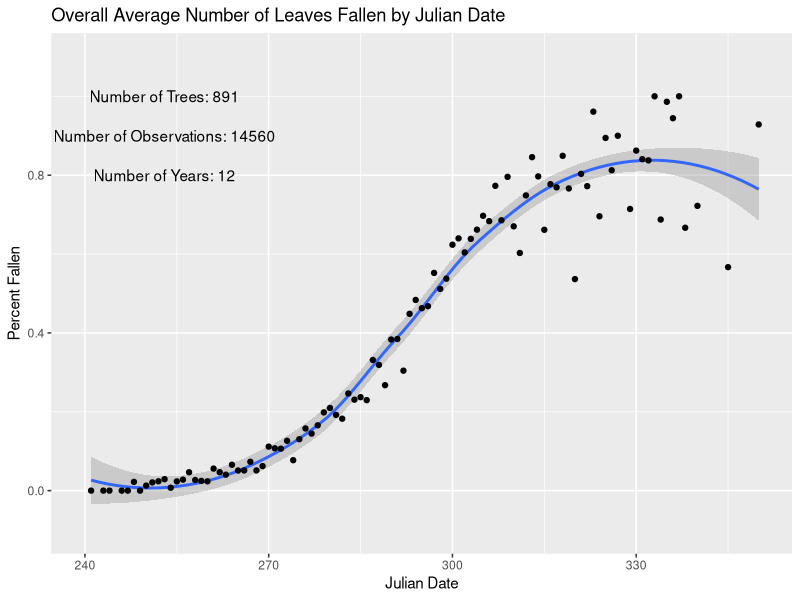
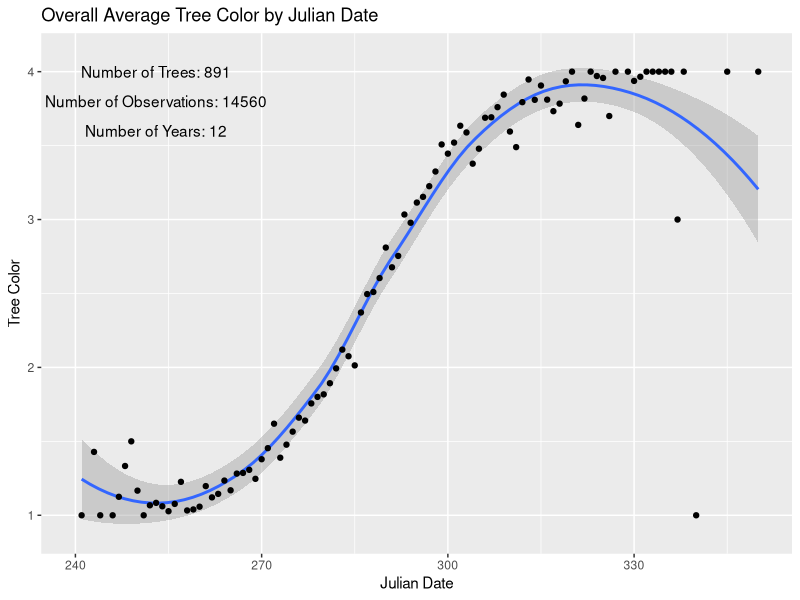
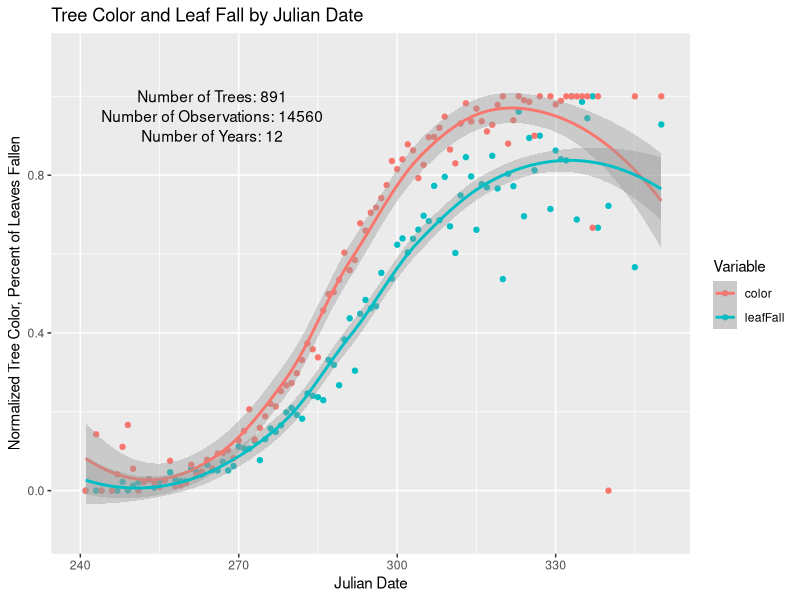
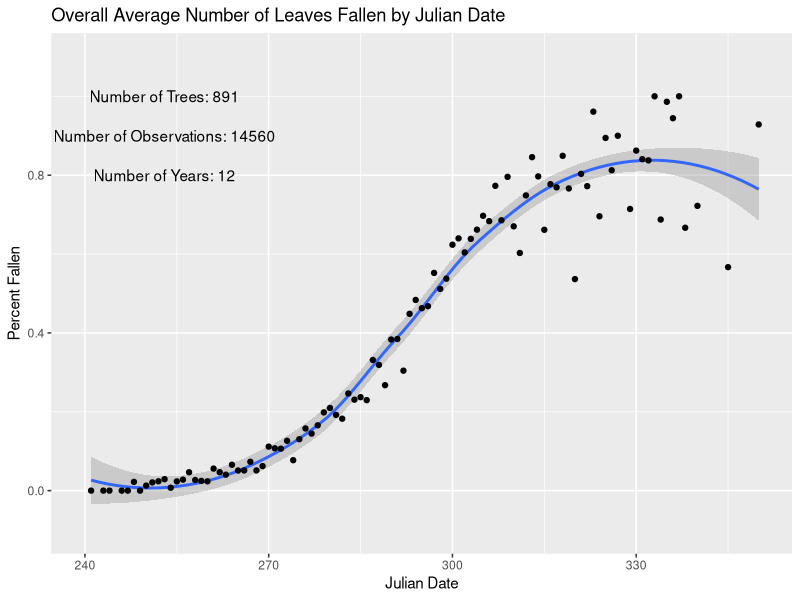
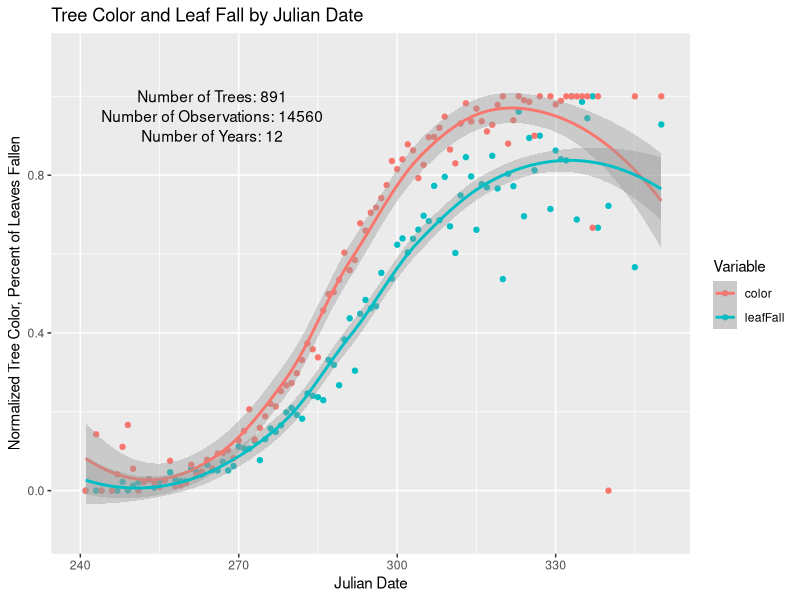

R code for these plots, in order: (Note: this script raises an error after producing the figures.)
# HARVARD FOREST SCHOOLYARD ECOLOGY DATA ANALYSIS
# Data taken winter 2015-16 from http://harvardforest2.fas.harvard.edu/asp/hf/php/k12/k12_data.php
# Code by Nate Edelman

# Each data section (eg Fall Phenology Data) is self-contained. 
# Environmental variables should be cleared when switching from one section to the next to avoid 
#    mistakes due to re-used variable names

# Questions: are trees/pools/streams consistent across years within each teacher? school? 

#######################################################

#uncomment install lines if packages not yet installed
install.packages("ggplot2")
install.packages("reshape2")
library("ggplot2")
library("reshape2")

############################################
###### Fall Phenology Data ############
############################################

################### Formatting ########################

#read in the fall phenology data
fallPheno=read.csv("../fall_phenology.csv")

#read in the species code info
speciesCodes=read.csv("../species_codes.csv")

#give a unique identifier to each tree
fallPheno$schoolNum=as.numeric(as.factor(fallPheno$School.Code))
fallPheno$uniqTreeID=(fallPheno$schoolNum*100 + fallPheno$Tree.ID)

#Get year as an identifier
fallPheno$Date=as.Date(fallPheno$Date)
fallPheno$Year=format(fallPheno$Date, "%Y")

#associate the tres with species
vec <- c()
for (i in seq(1,length(fallPheno$Species.Code))){
  tryCatch(vec[i] <- (which(speciesCodes$Species.Code==as.character(fallPheno$Species.Code[i]))), 
           error=function(e){vec[i] <- 89})
  }

#Assign Scientific names to each tree
SciNames = as.character(speciesCodes[vec,3])
splitNames=strsplit(SciNames, " ")
genusVec = c()
speciesVec=c()
for(i in seq(1,length(splitNames))){
  genusVec[i]=splitNames[i][[1]][1]
  speciesVec[i]=splitNames[i][[1]][2]
}
fallPheno$genus = genusVec
fallPheno$species = speciesVec
fallPheno$Tree.Color=as.numeric(as.character(fallPheno$Tree.Color))

#Get Fallen leaves as a percentage of total leaves
fallPheno$pctFallen=fallPheno$Fallen.Leaves/fallPheno$Total.Leaves

############# GRAPHING ######################

####################General Graphing Functions and preparation#############################################

graphingFrame=data.frame(julDate=fallPheno$Julian, pctFallen=fallPheno$pctFallen, leafColor=fallPheno$Tree.Color, genus=fallPheno$genus, species=fallPheno$species, year=fallPheno$Year)
attach(graphingFrame)
sorted=graphingFrame[order(julDate),]
allDates=unique(sorted$julDate)

overallStatFrame=fallPheno[order(fallPheno$uniqTreeID),]
numTrees=length(unique(overallStatFrame$uniqTreeID))
numObs=length(overallStatFrame$uniqTreeID)
numYears=length(unique(overallStatFrame$Year))

overviewInfo <- function(data, column, allDates){
  allAverages=c()
  for (date in allDates){
    allVals=subset(data, julDate==date)[column][[1]]
    avg=mean(allVals, na.rm=TRUE)
    allAverages=c(allAverages,avg)
  }
  return(allAverages)
}

######################fallen leaves as percent of total leaves, by Julian date,##############################

correctlyDone=subset(sorted, pctFallen <=1)

fallenAverages=overviewInfo(correctlyDone,"pctFallen",allDates)
overallAvgFallen=data.frame(julDate=allDates, values=fallenAverages)

#Smoothed Line
graph1=ggplot() +
  stat_smooth(data=overallAvgFallen, aes(x=julDate, y=values)) +
  geom_point(data=overallAvgFallen, aes(x=julDate, y=values)) +
  scale_y_continuous(limits=c(-.1, 1.1)) +
  scale_x_continuous(limits=c(240, 350)) +
  annotate("text", x = 253, y = 1.0, label = paste0("Number of Trees: ", numTrees)) +
  annotate("text", x = 253, y = 0.9, label = paste0("Number of Observations: ",numObs))+
  annotate("text", x = 253, y = 0.8, label = paste0("Number of Years: ",numYears))+
  labs(title="Overall Average Number of Leaves Fallen by Julian Date", x ="Julian Date", y="Percent Fallen")
ggsave(graph1, filename = "leafFallOverall.png")
graph1

####################### Tree Color as percent of total leaves, by Julian Date ----

sorted$leafColor=as.numeric(as.character(sorted$leafColor))
colorAverages=overviewInfo(sorted,"leafColor",allDates)
overallAvgColor=data.frame(julDate=allDates, values=colorAverages)

graph2=ggplot() +
  stat_smooth(data=overallAvgColor, aes(x=julDate, y=values)) +
  geom_point(data=overallAvgColor, aes(x=julDate, y=values)) +
  scale_y_continuous(limits=c(0.9, 4.1)) +
  scale_x_continuous(limits=c(240, 350)) +
  annotate("text", x = 253, y = 4.0, label = paste0("Number of Trees: ", numTrees)) +
  annotate("text", x = 253, y = 3.8, label = paste0("Number of Observations: ",numObs))+
  annotate("text", x = 253, y = 3.6, label = paste0("Number of Years: ",numYears))+
  labs(title="Overall Average Tree Color by Julian Date", x ="Julian Date", y="Tree Color")
#ggsave(graph1, filename = "treeColorOverall.png")
graph2

######################## Tree Color and Leaf fall Combined ###################


combiDate=rep(allDates,2)

fallenAverages=overviewInfo(sorted,"pctFallen",allDates)
colorAverages=overviewInfo(sorted,"leafColor",allDates)
reScaledColors=(colorAverages-1)/3
combiValue=c(fallenAverages,reScaledColors)

combiVariable=c(rep("leafFall", length(allDates)), rep("color", length(allDates)))

combinedFrame=data.frame(combiDate,combiValue,combiVariable)
usable=subset(combinedFrame, combiValue<2)

graph1 <- ggplot() + 
  geom_point(data=usable, aes(x=combiDate, y=combiValue, colour=combiVariable)) + 
  stat_smooth(data=usable, formula=y~x, aes(x=combiDate, y=combiValue, colour=combiVariable)) + 
  scale_y_continuous(limits=c(-.1, 1.1)) +
  scale_x_continuous(limits=c(240, 350)) +
  annotate("text", x = 265, y = 1.0, label = paste0("Number of Trees: ", numTrees)) +
  annotate("text", x = 265, y = 0.95, label = paste0("Number of Observations: ",numObs)) +
  annotate("text", x = 265, y = 0.9, label = paste0("Number of Years: ",numYears)) +
  labs(title="Tree Color and Leaf Fall by Julian Date", x="Julian Date", y="Normalized Tree Color, Percent of Leaves Fallen", colour="Variable")
ggsave(graph1,filename="combinedOverall.png")
graph1

######################By Genus Graphing Functions and preparation#############################################

byGenera=graphingFrame[order(graphingFrame$genus),]
allGenera=unique(as.character(byGenera$genus))

#Get info on the amount of data we have on each genus
genusInfoFrame=data.frame(Genus=c("numTrees", "numObs", "numYears"))
for (i in 1:length(allGenera)){
  thisFrame=subset(fallPheno, fallPheno$genus==allGenera[i])
  uniques=unique(thisFrame$uniqTreeID)
  numTrees=length(uniques)
  numObs=nrow(thisFrame)
  numYears=length(unique(thisFrame$Year))
  genusInfoFrame[allGenera[i]] <- c(numTrees,numObs, numYears)
}

#set up data frame
byGenusFrame=data.frame(Date=allDates)
for (i in 1:length(allGenera)){
  byGenusFrame[i+1] <- rep(0,length(allDates))
}
colnames(byGenusFrame) <- c("Date", allGenera)


f <- function(index,genusList, dateList, column){
  allVals=subset(sorted, genus==genusList[index])
  thisGenus=c()
  for (date in dateList){
    thisDate=subset(allVals, julDate==date)[column][[1]]
    avg=mean(thisDate, na.rm=TRUE)
    thisGenus=c(thisGenus,avg)
  }
  return (thisGenus)
}

######################fallen leaves as percent of total leaves, by Julian date, by Genus######################

correctlyDone=subset(sorted, pctFallen <=1)

for (i in 1:length(allGenera)){
  byGenusFrame[i+1] <- f(i,allGenera,allDates, "pctFallen")
}

#plot each species on its own graph

p <- function(x){
  nm=names(x)
  for (i in 2:length(nm)){
    plots <- ggplot(data=x, aes(x=Date)) + aes_string(y = nm[i]) + geom_point() + stat_smooth()+
      scale_y_continuous(limits=c(-.1, 1.1)) +
      scale_x_continuous(limits=c(240, 350)) +
      annotate("text", x = 253, y = 1.0, label = paste0("Number of Trees: ", genusInfoFrame[1,i])) +
      annotate("text", x = 253, y = 0.9, label = paste0("Number of Observations: ",genusInfoFrame[2,i])) +
      annotate("text", x = 253, y = 0.8, label = paste0("Number of Years: ",genusInfoFrame[3,i])) +
      labs(title=paste0("Average Number of Leaves Fallen by Julian Date, ", nm[i]), x="Julian Date", y="Percent Fallen")
    ggsave(plots,filename=paste("leafFall",nm[i],".png",sep=""))
  }
}
p(byGenusFrame)

#Plot all the species on one graph (big mess!)
#data_long <- melt(byGenusFrame, id="Date")

######################Tree color by Julian Date

graph1=ggplot() +
  stat_smooth(data=overallAvgColor, aes(x=julDate, y=values)) +
  geom_point(data=overallAvgColor, aes(x=julDate, y=values)) +
  scale_y_continuous(limits=c(0.9, 4.1)) +
  scale_x_continuous(limits=c(240, 350)) +
  annotate("text", x = 253, y = 4.0, label = paste0("Number of Trees: ", numTrees)) +
  annotate("text", x = 253, y = 3.7, label = paste0("Number of Observations: ",numObs))+
  labs(title="Overall Average Tree Color by Julian Date", x ="Julian Date", y="Percent Fallen")+
  stat_smooth(data=overallAvgFallen, aes(x=julDate, y=values*3+1, colour="red"))
graph1

###################### tree color as percent of total leaves, by Julian date, by Genus########################

for (i in 1:length(allGenera)){
  byGenusFrame[i+1] <- f(i,allGenera,allDates, "leafColor")
}

#plot each species on its own graph

p <- function(x){
  nm=names(x)
  for (i in 2:length(nm)){
    plots <- ggplot(data=x, aes(x=Date)) + aes_string(y = nm[i]) + geom_point() + stat_smooth()+
      scale_y_continuous(limits=c(0.9, 4.1)) +
      scale_x_continuous(limits=c(240, 350)) +
      annotate("text", x = 253, y = 4.0, label = paste0("Number of Trees: ", genusInfoFrame[1,i])) +
      annotate("text", x = 253, y = 3.8, label = paste0("Number of Observations: ",genusInfoFrame[2,i])) +
      annotate("text", x = 253, y = 3.6, label = paste0("Number of Years: ",genusInfoFrame[3,i])) +
      labs(title=paste0("Average Tree Color Score by Julian Date, ", nm[i]), x="Julian Date", y="Tree Color")
    ggsave(plots,filename=paste("treeColor",nm[i],".png",sep=""))
  }
}
p(byGenusFrame)

######################Tree Color and Leaf Fall Combined by Genus ###########################

#Set up tree color data frame
byGenusColor=data.frame(Date=allDates)
for (i in 1:length(allGenera)){
  byGenusColor[i+1] <- rep(0,length(allDates))
}
colnames(byGenusColor) <- c("Date", allGenera)

for (i in 1:length(allGenera)){
  byGenusColor[i+1] <- f(i,allGenera,allDates, "leafColor")
}

#Set up leaf fall data frame
byGenusLeafFall=data.frame(Date=allDates)
for (i in 1:length(allGenera)){
  byGenusLeafFall[i+1] <- rep(0,length(allDates))
}
colnames(byGenusLeafFall) <- c("Date", allGenera)

for (i in 1:length(allGenera)){
  byGenusLeafFall[i+1] <- f(i,allGenera,allDates, "pctFallen")
}

#Graph them together
p <- function(x,y){
  nm=names(x)
  for (i in 2:length(nm)){
    normalizedColor=(x[nm[i]][[1]]-1)/3
    leafFallData=y[nm[i]][[1]]
    thisFrame=data.frame(Date=rep(x$Date , 2), value=c(normalizedColor,leafFallData), variable=c(rep("Color",length(x$Date)),rep("leafFall",length(x$Date))))
    usable=subset(thisFrame, value<5)
    plots <- ggplot() + 
      geom_point(data=usable, aes(x=Date, y=value, colour=variable)) + 
      stat_smooth(data=usable, aes(x=Date, y=value, colour=variable)) + 
      scale_y_continuous(limits=c(-0.1, 1.1)) +
      scale_x_continuous(limits=c(240, 350)) +
      annotate("text", x = 253, y = 1.1, label = paste0("Number of Trees: ", genusInfoFrame[1,i])) +
      annotate("text", x = 253, y = 1.05, label = paste0("Number of Observations: ",genusInfoFrame[2,i])) +
      annotate("text", x = 253, y = 1.0, label = paste0("Number of Years: ",genusInfoFrame[3,i])) +
      labs(title=paste0("Average Tree Color and Leaf Fall by Julian Date, ", nm[i]), x="Julian Date", y="Normalized Tree Color Score, Percent of Leaves Fallen")
    ggsave(plots,filename=paste("combined",nm[i],".png",sep=""))
  }
}
p(byGenusColor, byGenusLeafFall)



############################################
###### Spring Phenology Data ############
############################################

################### Formatting ########################

#read in the spring phenology data
springPheno=read.csv("../spring_phenology.csv")

#read in the species code info
speciesCodes=read.csv("../species_codes.csv")

#give a unique identifier to each tree
springPheno$schoolNum=as.numeric(as.factor(springPheno$School.Code))
springPheno$uniqTreeID=(springPheno$schoolNum*100 + springPheno$Tree.ID)
springPheno$Date=as.Date(springPheno$Date)
springPheno$Year=format(springPheno$Date, "%Y")

#associate the trees with species
vec <- c()
for (i in seq(1,length(springPheno$Species.Code))){
  tryCatch(vec[i] <- (which(speciesCodes$Species.Code==as.character(springPheno$Species.Code[i]))), 
           error=function(e){vec[i] <- 89})
}

#Assign Scientific names to each tree
SciNames = as.character(speciesCodes[vec,3])
splitNames=strsplit(SciNames, " ")
genusVec = c()
speciesVec=c()
for(i in seq(1,length(splitNames))){
  genusVec[i]=splitNames[i][[1]][1]
  speciesVec[i]=splitNames[i][[1]][2]
}
springPheno$genus = genusVec
springPheno$species = speciesVec

#Get Open Buds as a percentage of total buds
springPheno$pctOpen=springPheno$Open.Buds/springPheno$Total.Buds

############# GRAPHING ######################

####################General Graphing Functions and preparation#############################################
graphingFrame=data.frame(julDate=springPheno$Julian, pctOpen=springPheno$pctOpen, leafLength=springPheno$Leaf.Length..cm., genus=springPheno$genus, species=springPheno$species, year=springPheno$Year)
attach(graphingFrame)
sorted=graphingFrame[order(julDate),]
allDates=unique(sorted$julDate)

overallStatFrame=springPheno[order(springPheno$uniqTreeID),]
numTrees=length(unique(overallStatFrame$uniqTreeID))
numObs=length(overallStatFrame$uniqTreeID)
numYears=length(unique(overallStatFrame$Year))

overviewInfo <- function(data, column, allDates){
  allAverages=c()
  for (date in allDates){
    allVals=subset(data, julDate==date)[column][[1]]
    avg=mean(allVals, na.rm=TRUE)
    allAverages=c(allAverages,avg)
  }
  return(allAverages)
}

###################### Open buds as percent of total buds, by Julian date,##############################

correctlyDone=subset(sorted, pctOpen <=1)

OpenAverages=overviewInfo(correctlyDone,"pctOpen",allDates)
overallAvgOpen=data.frame(julDate=allDates, values=OpenAverages)

#Smoothed Line
graph1=ggplot() +
  stat_smooth(data=overallAvgOpen, aes(x=julDate, y=values)) +
  geom_point(data=overallAvgOpen, aes(x=julDate, y=values)) +
  scale_y_continuous(limits=c(-.1, 1.1)) +
  scale_x_continuous(limits=c(75, 170)) +
  annotate("text", x = 90, y = 1.1, label = paste0("Number of Trees: ", numTrees)) +
  annotate("text", x = 90, y = 1.05, label = paste0("Number of Observations: ",numObs))+
  annotate("text", x = 90, y = 1, label = paste0("Number of Years: ",numYears))+
  labs(title="Overall Average Percent of Buds Open by Julian Date", x ="Julian Date", y="Percent Open")
ggsave(graph1, filename = "budOpenOverall.png")
graph1

###################### Leaf length by Julian Date ############################

leafAverages=overviewInfo(sorted,"leafLength",allDates)
overallAvgLength=data.frame(julDate=allDates, values=leafAverages)

graph2=ggplot() +
  stat_smooth(data=overallAvgLength, aes(x=julDate, y=values)) +
  geom_point(data=overallAvgLength, aes(x=julDate, y=values)) +
  #scale_y_continuous(limits=c(0.9, 4.1)) +
  scale_x_continuous(limits=c(75, 170)) +
  annotate("text", x = 90, y = 15, label = paste0("Number of Trees: ", numTrees)) +
  annotate("text", x = 90, y = 14, label = paste0("Number of Observations: ",numObs))+
  annotate("text", x = 90, y = 13, label = paste0("Number of Years: ",numYears))+
  labs(title="Overall Average Leaf Length by Julian Date", x ="Julian Date", y="Tree Color")
ggsave(graph2, filename = "leafLengthOverall.png")
graph2

######################## Open buds and leaf length Combined ###################


combiDate=rep(allDates,2)

openAverages=overviewInfo(sorted,"pctOpen",allDates)
lengthAverages=overviewInfo(sorted,"leafLength",allDates)
reScaledLengths=lengthAverages/max(lengthAverages, na.rm=TRUE)
combiValue=c(openAverages,reScaledLengths)

combiVariable=c(rep("budOpen", length(allDates)), rep("leafLength", length(allDates)))

combinedFrame=data.frame(combiDate,combiValue,combiVariable)
usable=subset(combinedFrame, combiValue<2)

graph1 <- ggplot() + 
  geom_point(data=usable, aes(x=combiDate, y=combiValue, colour=combiVariable)) + 
  stat_smooth(data=usable, aes(x=combiDate, y=combiValue, colour=combiVariable)) + 
  scale_y_continuous(limits=c(-.1, 1.1)) +
  scale_x_continuous(limits=c(75, 170)) +
  annotate("text", x = 90, y = 1.1, label = paste0("Number of Trees: ", numTrees)) +
  annotate("text", x = 90, y = 1.05, label = paste0("Number of Observations: ",numObs))+
  annotate("text", x = 90, y = 1, label = paste0("Number of Years: ",numYears))+
  labs(title="Bud Open and Leaf Length by Julian Date", x="Julian Date", y="Normalized Leaf Length, Percent of Buds Open", colour="Variable")
ggsave(graph1,filename="combinedSpringOverall.png")
graph1

######################By Genus Graphing Functions and preparation#############################################

byGenera=graphingFrame[order(graphingFrame$genus),]
allGenera=unique(as.character(byGenera$genus))

#Get info on the amount of data we have on each genus
genusInfoFrame=data.frame(Genus=c("numTrees", "numObs", "numYears"))
for (i in 1:length(allGenera)){
  thisFrame=subset(springPheno, springPheno$genus==allGenera[i])
  uniques=unique(thisFrame$uniqTreeID)
  numTrees=length(uniques)
  numObs=nrow(thisFrame)
  numYears=length(unique(thisFrame$Year))
  genusInfoFrame[allGenera[i]] <- c(numTrees,numObs, numYears)
}

#set up data frame
byGenusFrame=data.frame(Date=allDates)
for (i in 1:length(allGenera)){
  byGenusFrame[i+1] <- rep(0,length(allDates))
}
colnames(byGenusFrame) <- c("Date", allGenera)


f <- function(index,genusList, dateList, column){
  allVals=subset(sorted, genus==genusList[index])
  thisGenus=c()
  for (date in dateList){
    thisDate=subset(allVals, julDate==date)[column][[1]]
    avg=mean(thisDate, na.rm=TRUE)
    thisGenus=c(thisGenus,avg)
  }
  return (thisGenus)
}

###################### Open buds as percent of total buds, by Julian date, by Genus##############################

correctlyDone=subset(sorted, pctOpen<=1)

for (i in 1:length(allGenera)){
  byGenusFrame[i+1] <- f(i,allGenera,allDates, "pctOpen")
}

#plot each species on its own graph

p <- function(x){
  nm=names(x)
  for (i in 2:length(nm)){
    plots <- ggplot(data=x, aes(x=Date)) + aes_string(y = nm[i]) + geom_point() + stat_smooth()+
      scale_y_continuous(limits=c(-.1, 1.1)) +
      scale_x_continuous(limits=c(75, 170)) +
      annotate("text", x = 85, y = 1.1, label = paste0("Number of Trees: ", genusInfoFrame[1,i])) +
      annotate("text", x = 85, y = 1.05, label = paste0("Number of Observations: ",genusInfoFrame[2,i])) +
      annotate("text", x = 85, y = 1.0, label = paste0("Number of Years: ",genusInfoFrame[3,i])) +
      labs(title=paste0("Average Number of Buds Open by Julian Date, ", nm[i]), x="Julian Date", y="Percent Fallen")
    ggsave(plots,filename=paste("budOpen",nm[i],".png",sep=""))
  }
}
p(byGenusFrame)

###################### Leaf Length by Julian date, by Genus ##############################


#Absolute Length in mm

for (i in 1:length(allGenera)){
  byGenusFrame[i+1] <- f(i,allGenera,allDates, "leafLength")
}

#plot each species on its own graph

p <- function(x){
  nm=names(x)
  for (i in 2:length(nm)){
    maxVal=max(x[nm[i]][[1]], na.rm=TRUE)
    plots <- ggplot(data=x, aes(x=Date)) + aes_string(y = nm[i]) + geom_point() + stat_smooth()+
      scale_y_continuous(limits=c(-.1, maxVal)) +
      scale_x_continuous(limits=c(75, 170)) +
      annotate("text", x = 85, y = maxVal, label = paste0("Number of Trees: ", genusInfoFrame[1,i])) +
      annotate("text", x = 85, y = maxVal-0.75, label = paste0("Number of Observations: ",genusInfoFrame[2,i])) +
      annotate("text", x = 85, y = maxVal-1.5, label = paste0("Number of Years: ",genusInfoFrame[3,i])) +
      labs(title=paste0("Average Leaf Length by Julian Date, ", nm[i]), x="Julian Date", y="Leaf Length (mm)")
    ggsave(plots,filename=paste("leafLength",nm[i],".png",sep=""))
  }
}
p(byGenusFrame)


#Normalized Length

for (i in 1:length(allGenera)){
  byGenusFrame[i+1] <- f(i,allGenera,allDates, "leafLength")
  byGenusFrame[i+1] <- byGenusFrame[i+1]/max(byGenusFrame[i+1],na.rm=TRUE)
}
p <- function(x){
  nm=names(x)
  for (i in 2:length(nm)){
    plots <- ggplot(data=x, aes(x=Date)) + aes_string(y = nm[i]) + geom_point() + stat_smooth()+
      scale_y_continuous(limits=c(-.1, 1.1)) +
      scale_x_continuous(limits=c(75, 170)) +
      annotate("text", x = 85, y = 1.1, label = paste0("Number of Trees: ", genusInfoFrame[1,i])) +
      annotate("text", x = 85, y = 1.05, label = paste0("Number of Observations: ",genusInfoFrame[2,i])) +
      annotate("text", x = 85, y = 1.0, label = paste0("Number of Years: ",genusInfoFrame[3,i])) +
      labs(title=paste0("Average Leaf Length by Julian Date, ", nm[i]), x="Julian Date", y="Leaf Length (normalized)")
    ggsave(plots,filename=paste("leafLengthNormalized",nm[i],".png",sep=""))
  }
}
p(byGenusFrame)

###################### Open buds and leaf length combined, by Genus ###########################

#Set up tree color data frame
byGenusBuds=data.frame(Date=allDates)
for (i in 1:length(allGenera)){
  byGenusBuds[i+1] <- rep(0,length(allDates))
}
colnames(byGenusBuds) <- c("Date", allGenera)

for (i in 1:length(allGenera)){
  byGenusBuds[i+1] <- f(i,allGenera,allDates, "pctOpen")
}

#Set up leaf length data frame
byGenusLeafLength=data.frame(Date=allDates)
for (i in 1:length(allGenera)){
  byGenusLeafLength[i+1] <- rep(0,length(allDates))
}
colnames(byGenusLeafLength) <- c("Date", allGenera)

for (i in 1:length(allGenera)){
  byGenusLeafLength[i+1] <- f(i,allGenera,allDates, "leafLength")
  byGenusLeafLength[i+1] <- byGenusLeafLength[i+1]/max(byGenusLeafLength[i+1],na.rm=TRUE)
}
#Graph them together
p <- function(x,y){
  nm=names(x)
  for (i in 2:length(nm)){
    normalizedLength=x[nm[i]][[1]]
    budOpenData=y[nm[i]][[1]]
    thisFrame=data.frame(Date=rep(x$Date , 2), value=c(normalizedLength,budOpenData), variable=c(rep("Leaf Length",length(x$Date)),rep("Buds Open",length(x$Date))))
    usable=subset(thisFrame, value<5)
    plots <- ggplot() + 
      geom_point(data=usable, aes(x=Date, y=value, colour=variable)) + 
      stat_smooth(data=usable, aes(x=Date, y=value, colour=variable)) + 
      scale_y_continuous(limits=c(-0.1, 1.1)) +
      scale_x_continuous(limits=c(75, 170)) +
      annotate("text", x = 85, y = 1.1, label = paste0("Number of Trees: ", genusInfoFrame[1,i])) +
      annotate("text", x = 85, y = 1.05, label = paste0("Number of Observations: ",genusInfoFrame[2,i])) +
      annotate("text", x = 85, y = 1.0, label = paste0("Number of Years: ",genusInfoFrame[3,i])) +
      labs(title=paste0("Average Leaf Length and Open Buds by Julian Date, ", nm[i]), x="Julian Date", y="Normalized Leaf Length, Percent of Buds Open")
    ggsave(plots,filename=paste("combinedSpring",nm[i],".png",sep=""))
  }
}
p(byGenusLeafLength, byGenusBuds)



############################################
###### Hemlock Wooly Adelgid Data ##########
############################################

##############FORMATTING###################

#read in the wooly adelgid data
hemWA=read.csv("../hemlock_wooly_adelgid.csv")


#give a unique identifier to each tree
hemWA$schoolNum=as.numeric(as.factor(hemWA$School.Code))
hemWA$uniqTreeID=(hemWA$schoolNum*100 + hemWA$Tree.ID)
hemWA$Date=as.Date(hemWA$Date)
hemWA$Year=format(hemWA$Date, "%Y")

####################General Graphing Functions and preparation#############################################
graphingFrame=data.frame(date=hemWA$Date, health=hemWA$Health,wool=hemWA$Wool, eggs=hemWA$Eggs, growth=hemWA$Growth..cm., tree=hemWA$uniqTreeID, year=hemWA$Year)
attach(graphingFrame)
sorted=graphingFrame[order(date),]
allDates=unique(sorted$date)
allYears=as.character(unique(sorted$year))

numTrees=length(unique(sorted$tree))
numObs=length(sorted$tree)
numYears=length(unique(sorted$year))

overviewInfo <- function(data, timeColumn, dataColumn, allDates){
  allAverages=c()
  for (time in allDates){
    allVals=subset(data, data[timeColumn][[1]]==time)[dataColumn][[1]]
    avg=mean(allVals, na.rm=TRUE)
    allAverages=c(allAverages,avg)
  }
  return(allAverages)
}



############################################


############################################
###### Vernal Pool Data ####################
############################################

################### Formatting ########################

#read in the vernal pool data
vernalPool=read.csv("../vernal_pools.csv")


#Get year as an identifier
vernalPool$Date=as.Date(vernalPool$Date)
vernalPool$Year=format(vernalPool$Date, "%Y")

#give a unique identifier to each pool
vernalPool$teacherNum=as.numeric(as.factor(vernalPool$Teacher))
vernalPool$uniqPoolID=(vernalPool$teacherNum*100 + vernalPool$Pool)



#get max values of depth air temp, and water temp

maxVals <- function(data, variable, group){
  maxes=c()
  for (i in 1:nrow(data)){
  maxes=c(maxes,max(subset(data, data[group][[1]] == data[i,][group][[1]])[variable][[1]], na.rm=TRUE))
  }
  return(maxes)
}

vernalPool$maxDepth=maxVals(vernalPool, "Depth..cm.", "uniqPoolID")
vernalPool$maxAirTemp=maxVals(vernalPool, "Air.Temp..c.", "uniqPoolID")
vernalPool$maxWaterTemp=maxVals(vernalPool, "Water.Temp..c.", "uniqPoolID")

#get percentages of all variables
vernalPool$pctDiam=vernalPool$Diameter..m./vernalPool$Max.Diameter..m.
vernalPool$pctDepth=vernalPool$Depth..cm./vernalPool$maxDepth
vernalPool$pctAirTemp=vernalPool$Air.Temp..c./vernalPool$maxAirTemp
vernalPool$pctWaterTemp=vernalPool$Water.Temp..c./vernalPool$maxWaterTemp

####################General Graphing Functions and preparation#############################################
graphingFrame=data.frame(date=vernalPool$Date, pool=vernalPool$uniqPoolID,diameter=vernalPool$pctDiam, 
                         depth=vernalPool$pctDepth, airTemp=vernalPool$pctAirTemp, 
                         waterTemp=vernalPool$pctWaterTemp, julian=vernalPool$Julian, year=vernalPool$Year)
attach(graphingFrame)
sorted=graphingFrame[order(julian),]
allDates=unique(sorted$julian)
allYears=as.character(unique(sorted$year))

numPools=length(unique(sorted$pool))
numObs=length(sorted$pool)
numYears=length(unique(sorted$year))

equinoxDates=data.frame(julian=c(79,266), type=c("Spring Equinox","Fall Equinox"))
equinoxDates$type <- factor(equinoxDates$type, levels=c("Spring Equinox","Fall Equinox"))

# equinoxDates=data.frame(julian=c(79,171,266), type=c("Spring Equinox","Summer Solstice","Fall Equinox"))
# equinoxDates$type <- factor(equinoxDates$type, levels=c("Spring Equinox", "Summer Solstice","Fall Equinox"))

overviewInfo <- function(data, timeColumn, dataColumn, allDates){
  allAverages=c()
  for (time in allDates){
    allVals=subset(data, data[timeColumn][[1]]==time)[dataColumn][[1]]
    avg=mean(allVals, na.rm=TRUE)
    allAverages=c(allAverages,avg)
  }
  return(allAverages)
}

###################### Pool Diameter by Julian Date ############################

diameterAverages=overviewInfo(graphingFrame,"julian", "diameter",allDates)
overallAvgDiam=data.frame(julDate=allDates, values=diameterAverages)

#Smoothed Line
graph1=ggplot() +
  stat_smooth(data=overallAvgDiam, aes(x=julDate, y=values)) +
  geom_point(data=overallAvgDiam, aes(x=julDate, y=values), color="grey40", alpha=.95) +
  guides(alpha=FALSE)+
  scale_y_continuous(limits=c(0, 1.15)) +
  scale_x_continuous(limits=c(0, 360)) +
  geom_vline(data=equinoxDates, aes(xintercept=julian, color=type), size=3, alpha=.6) +
  scale_color_manual(values=c("green", "red")) +
  annotate("text", x = 180, y = 1.15, label = paste0("Number of Pools: ", numPools)) +
  annotate("text", x = 180, y = 1.1, label = paste0("Number of Observations: ",numObs))+
  annotate("text", x = 180, y = 1.05, label = paste0("Number of Years: ",numYears))+
  labs(title="Overall Average Pool Diameter by Julian Date", x ="Julian Date", y="Diameter/Max Diameter", color="")
#ggsave(graph1, filename = "diameterOverall.png")
graph1

###################### Pool Diameter by Real Date ############################

diameterYearlyAverages=overviewInfo(graphingFrame, "date", "diameter", unique(graphingFrame$date))
overallYearlyAvgDiam=data.frame(date=unique(graphingFrame$date), values=diameterYearlyAverages)

#Smoothed Line
graph1=ggplot() +
  stat_smooth(data=overallYearlyAvgDiam, aes(x=date, y=values), span=.1) +
  geom_point(data=overallYearlyAvgDiam, aes(x=date, y=values), color="grey40", alpha=.95) +
  guides(alpha=FALSE)+
  scale_y_continuous(limits=c(0, 1.15)) +
  #scale_x_continuous(limits=c(0, 360)) +
  # geom_vline(data=equinoxDates, aes(xintercept=julian, color=type), size=3, alpha=.6) +
  # scale_color_manual(values=c("green", "red")) +
  annotate("text", x = as.Date("2006-01-01"), y = 1.15, label = paste0("Number of Pools: ", numPools)) +
  annotate("text", x = as.Date("2006-01-01"), y = 1.1, label = paste0("Number of Observations: ",numObs))+
  annotate("text", x = as.Date("2006-01-01"), y = 1.05, label = paste0("Number of Years: ",numYears))+
  labs(title="Overall Average Pool Diameter by Julian Date", x ="Julian Date", y="Diameter/Max Diameter", color="")
#ggsave(graph1, filename = "diameterOverall.png")
graph1

###################### Percent Pool Depth by Julian Date ############################

depthAverages=overviewInfo(graphingFrame,"julian", "depth",allDates)
overallAvgDepth=data.frame(julDate=allDates, values=depthAverages)

#Smoothed Line
graph1=ggplot() +
  stat_smooth(data=overallAvgDepth, aes(x=julDate, y=values)) +
  geom_point(data=overallAvgDepth, aes(x=julDate, y=values), color="grey40", alpha=.95) +
  guides(alpha=FALSE)+
  scale_y_continuous(limits=c(0, 1.15)) +
  scale_x_continuous(limits=c(0, 360)) +
  geom_vline(data=equinoxDates, aes(xintercept=julian, color=type), size=3, alpha=.6) +
  scale_color_manual(values=c("green", "red")) +
  annotate("text", x = 180, y = 1.15, label = paste0("Number of Pools: ", numPools)) +
  annotate("text", x = 180, y = 1.1, label = paste0("Number of Observations: ",numObs))+
  annotate("text", x = 180, y = 1.05, label = paste0("Number of Years: ",numYears))+
  labs(title="Overall Average Pool Depth by Julian Date", x ="Julian Date", y="Depth (cm)")
#ggsave(graph1, filename = "depthOverall.png")
graph1

###################### Percent Air Temp by Julian Date ############################

airAverages=overviewInfo(graphingFrame,"julian", "airTemp",allDates)
overallAvgAir=data.frame(julDate=allDates, values=airAverages)

#Smoothed Line
graph1=ggplot() +
  stat_smooth(data=overallAvgAir, aes(x=julDate, y=values)) +
  geom_point(data=overallAvgAir, aes(x=julDate, y=values), color="grey40", alpha=.95) +
  guides(alpha=FALSE)+
  scale_y_continuous(limits=c(0, 1.15)) +
  scale_x_continuous(limits=c(0, 360)) +
  geom_vline(data=equinoxDates, aes(xintercept=julian, color=type), size=3, alpha=.6) +
  scale_color_manual(values=c("green", "red")) +
  annotate("text", x = 180, y = 1.15, label = paste0("Number of Pools: ", numPools)) +
  annotate("text", x = 180, y = 1.1, label = paste0("Number of Observations: ",numObs))+
  annotate("text", x = 180, y = 1.05, label = paste0("Number of Years: ",numYears))+
  labs(title="Overall Average Air Temperature by Julian Date", x ="Julian Date", y="Air Temp/Max Air Temp")
#ggsave(graph1, filename = "airTempOverall.png")
graph1

###################### Percent Air Temp by Real Date ###################
airTempYearlyAverages=overviewInfo(graphingFrame, "date", "airTemp", unique(graphingFrame$date))
overallYearlyAvgAirTemp=data.frame(date=unique(graphingFrame$date), values=airTempYearlyAverages)

#Smoothed Line
graph1=ggplot() +
  stat_smooth(data=overallYearlyAvgDiam, aes(x=date, y=values), span=.1) +
  geom_point(data=overallYearlyAvgAirTemp, aes(x=date, y=values), color="grey40", alpha=.95) +
  guides(alpha=FALSE)+
  scale_y_continuous(limits=c(0, 1.15)) +
  #scale_x_continuous(limits=c(0, 360)) +
  # geom_vline(data=equinoxDates, aes(xintercept=julian, color=type), size=3, alpha=.6) +
  # scale_color_manual(values=c("green", "red")) +
  annotate("text", x = as.Date("2006-01-01"), y = 1.15, label = paste0("Number of Pools: ", numPools)) +
  annotate("text", x = as.Date("2006-01-01"), y = 1.1, label = paste0("Number of Observations: ",numObs))+
  annotate("text", x = as.Date("2006-01-01"), y = 1.05, label = paste0("Number of Years: ",numYears))+
  labs(title="Overall Average Pool Diameter by Julian Date", x ="Julian Date", y="Diameter/Max Diameter", color="")
#ggsave(graph1, filename = "diameterOverall.png")
graph1

###################### Percent Water Temp by Julian Date ############################

waterAverages=overviewInfo(graphingFrame,"julian", "waterTemp",allDates)
overallAvgWater=data.frame(julDate=allDates, values=waterAverages)

#Smoothed Line
graph1=ggplot() +
  stat_smooth(data=overallAvgWater, aes(x=julDate, y=values)) +
  geom_point(data=overallAvgWater, aes(x=julDate, y=values), color="grey40", alpha=.95) +
  guides(alpha=FALSE)+
  scale_y_continuous(limits=c(0, 1.15)) +
  scale_x_continuous(limits=c(0, 360)) +
  geom_vline(data=equinoxDates, aes(xintercept=julian, color=type), size=3, alpha=.6) +
  scale_color_manual(values=c("green", "red")) +
  annotate("text", x = 180, y = 1.15, label = paste0("Number of Pools: ", numPools)) +
  annotate("text", x = 180, y = 1.1, label = paste0("Number of Observations: ",numObs))+
  annotate("text", x = 180, y = 1.05, label = paste0("Number of Years: ",numYears))+
  labs(title="Overall Average Water Temperature by Julian Date", x ="Julian Date", y="Water Temp/Max Water Temp",
       color="")
#ggsave(graph1, filename = "waterTempOverall.png")
graph1

###################### All Smooth Lines ############################

allLines=data.frame(julDate=rep(overallAvgAir$julDate, 4), 
                    values=c(overallAvgAir$values, overallAvgWater$values, overallAvgDepth$values, overallAvgDiam$values),
                    measure=c(rep("Air Temp", nrow(overallAvgAir)), rep("Water Temp", nrow(overallAvgWater)),
                              rep("Pool Depth", nrow(overallAvgDepth)), rep("Pool Diameter", nrow(overallAvgDiam))))

graph1=ggplot() +
  stat_smooth(data=allLines, aes(x=julDate, y=values, color=measure, fill=measure), size=2) +
  scale_y_continuous(limits=c(0, 1.15)) +
  scale_x_continuous(limits=c(0, 360)) +
  geom_vline(data=equinoxDates, aes(xintercept=julian, alpha=type), size=3) +
  scale_color_manual(values=c( "skyblue","orange", "deeppink","seagreen"), 
                     breaks=c("Air Temp", "Water Temp", "Pool Depth", "Pool Diameter")) +
  scale_alpha_manual(values=c(.4,.6))+
  scale_fill_manual(values=c("skyblue","orange", "deeppink","seagreen"),
                    breaks=c("Air Temp", "Water Temp", "Pool Depth", "Pool Diameter")) +
  annotate("text", x = 180, y = 1.15, label = paste0("Number of Pools: ", numPools)) +
  annotate("text", x = 180, y = 1.1, label = paste0("Number of Observations: ",numObs))+
  annotate("text", x = 180, y = 1.05, label = paste0("Number of Years: ",numYears))+
  labs(title="All Vernal Pool Measurements", x ="Julian Date", y="Percent of Max Value",
       alpha='')
ggsave(filename="vernalPool.png", plot=graph1)
graph1
  

###################### Percent Pool Diameter by Air Temp #############

tempFrame=data.frame(airTemp=round(graphingFrame$airTemp, 2), diameter=graphingFrame$diameter)
allTemps=unique(tempFrame$airTemp)

diamByTemp=overviewInfo(tempFrame, "airTemp", "diameter", allTemps)
diamByTempFrame=data.frame(temp=allTemps, values=diamByTemp)

graph1=ggplot() +
  stat_smooth(data=diamByTempFrame, aes(x=temp, y=values)) +
  geom_point(data=diamByTempFrame, aes(x=temp, y=values), color="grey40", alpha=.95) +
  guides(alpha=FALSE)+
  scale_y_continuous(limits=c(0, 1.15)) +
  scale_x_continuous(limits=c(0, 1)) +
  annotate("text", x = .5, y = 1.15, label = paste0("Number of Pools: ", numPools)) +
  annotate("text", x = .5, y = 1.1, label = paste0("Number of Observations: ",numObs))+
  annotate("text", x = .5, y = 1.05, label = paste0("Number of Years: ",numYears))+
  labs(title="Overall Average Pool Diameter by Temperature", x ="Temp (pct of max)", y="Pool Diameter/Max Pool Diameter",
       color="")
#ggsave(graph1, filename = "diameterByTemp.png")
graph1



############################################
###### Streams Data ####################
############################################

################# Formatting ################

#read in the vernal pool data
streams=read.csv("../streams.csv")


#Get year as an identifier
streams$Date=as.Date(streams$Date)
streams$Year=format(streams$Date, "%Y")

#give a unique identifier to each location
streams$teacherNum=as.numeric(as.factor(streams$Teacher))
streams$uniqLocationID=(streams$teacherNum*100 + streams$Location)



#get max values of depth, air temp, and water temp

maxVals <- function(data, variable, group){
  maxes=c()
  for (i in 1:nrow(data)){
    maxes=c(maxes,max(subset(data, data[group][[1]] == data[i,][group][[1]])[variable][[1]], na.rm=TRUE))
  }
  return(maxes)
}

streams$maxDepth=maxVals(streams, "Depth..cm.", "uniqLocationID")
streams$maxAirTemp=maxVals(streams, "Air.Temp..c.", "uniqLocationID")
streams$maxWaterTemp=maxVals(streams, "Water.Temp..c.", "uniqLocationID")

#get percentages of all variables
streams$pctDepth=streams$Depth..cm./streams$maxDepth
streams$pctAirTemp=streams$Air.Temp..c./streams$maxAirTemp
streams$pctWaterTemp=streams$Water.Temp..c./streams$maxWaterTemp

####################General Graphing Functions and preparation ######################

graphingFrame=data.frame(date=streams$Date, location=streams$uniqLocationID, 
                         depth=streams$pctDepth, airTemp=streams$pctAirTemp, waterTemp=streams$pctWaterTemp, 
                         flow=streams$Flow.Rate, julian=streams$Julian, year=streams$Year)

attach(graphingFrame)
sorted=graphingFrame[order(julian),]
allDates=unique(sorted$julian)
allYears=as.character(unique(sorted$year))

numLocs=length(unique(sorted$location))
numObs=length(sorted$location)
numYears=length(unique(sorted$year))

equinoxDates=data.frame(julian=c(79,266), type=c("Spring Equinox","Fall Equinox"))
equinoxDates$type <- factor(equinoxDates$type, levels=c("Spring Equinox","Fall Equinox"))

# equinoxDates=data.frame(julian=c(79,171,266), type=c("Spring Equinox","Summer Solstice","Fall Equinox"))
# equinoxDates$type <- factor(equinoxDates$type, levels=c("Spring Equinox", "Summer Solstice","Fall Equinox"))

overviewInfo <- function(data, timeColumn, dataColumn, allDates){
  allAverages=c()
  for (time in allDates){
    allVals=subset(data, data[timeColumn][[1]]==time)[dataColumn][[1]]
    avg=mean(allVals, na.rm=TRUE)
    allAverages=c(allAverages,avg)
  }
  return(allAverages)
}

###################### Percent Pool Depth by Julian Date ############################

depthAverages=overviewInfo(graphingFrame,"julian", "depth",allDates)
overallAvgDepth=data.frame(julDate=allDates, values=depthAverages)

#Smoothed Line
graph1=ggplot() +
  stat_smooth(data=overallAvgDepth, aes(x=julDate, y=values)) +
  geom_point(data=overallAvgDepth, aes(x=julDate, y=values), color="grey40", alpha=.95) +
  guides(alpha=FALSE)+
  scale_y_continuous(limits=c(0, 1.15)) +
  scale_x_continuous(limits=c(0, 360)) +
  annotate("text", x = 180, y = 1.15, label = paste0("Number of Locations: ", numLocs)) +
  annotate("text", x = 180, y = 1.1, label = paste0("Number of Observations: ",numObs))+
  annotate("text", x = 180, y = 1.05, label = paste0("Number of Years: ",numYears))+
  labs(title="Overall Average Stream Depth by Julian Date", x ="Julian Date", y="Depth (percent of max)")
#ggsave(graph1, filename = "streamDepthOverall.png")
graph1

###################### Percent Pool Depth by Julian Date ############################

flowAverages=overviewInfo(graphingFrame,"julian", "flow",allDates)
overallAvgFlow=data.frame(julDate=allDates, values=flowAverages)

#Smoothed Line
graph1=ggplot() +
  stat_smooth(data=overallAvgFlow, aes(x=julDate, y=values)) +
  geom_point(data=overallAvgFlow, aes(x=julDate, y=values), color="grey40", alpha=.95) +
  guides(alpha=FALSE)+
  scale_y_continuous(limits=c(0, 5)) +
  scale_x_continuous(limits=c(0, 360)) +
  annotate("text", x = 180, y = 5, label = paste0("Number of Locations: ", numLocs)) +
  annotate("text", x = 180, y = 4.9, label = paste0("Number of Observations: ",numObs))+
  annotate("text", x = 180, y = 4.8, label = paste0("Number of Years: ",numYears))+
  labs(title="Overall Average Stream Depth by Julian Date", x ="Julian Date", y="Depth (percent of max)")
#ggsave(graph1, filename = "streamDepthOverall.png")
graph1

############################################
###### Changing Forests Data ####################
############################################

################# Formatting ################

#read in the vernal pool data
forests=read.csv("../changing_forests.csv")

#read in the species code info
speciesCodes=read.csv("../species_codes.csv")


#Get year as an identifier
forests$Date=as.Date(forests$Date)
forests$Year=format(forests$Date, "%Y")

#give a unique identifier to each location and tree
forests$teacherNum=as.numeric(as.factor(forests$Teacher))
forests$uniqPlotID=(forests$teacherNum*100 + forests$Plot)
forests$uniqTreeID=(forests$uniqPlotID*10)+forests$Tree.ID


vec <- c()
for (i in seq(1,length(forests$Species.Code))){
  tryCatch(vec[i] <- (which(speciesCodes$Species.Code==as.character(forests$Species.Code[i]))), 
           error=function(e){vec[i] <- 89})
}

#Assign Scientific names to each tree
SciNames = as.character(speciesCodes[vec,3])
splitNames=strsplit(SciNames, " ")
genusVec = c()
speciesVec=c()
for(i in seq(1,length(splitNames))){
  genusVec[i]=splitNames[i][[1]][1]
  speciesVec[i]=splitNames[i][[1]][2]
}
forests$genus = genusVec
forests$species = speciesVec



#get max values of depth, air temp, and water temp

maxVals <- function(data, variable, group){
  maxes=c()
  for (i in 1:nrow(data)){
    maxes=c(maxes,max(subset(data, data[group][[1]] == data[i,][group][[1]])[variable][[1]], na.rm=TRUE))
  }
  return(maxes)
}

streams$maxDepth=maxVals(streams, "Depth..cm.", "uniqLocationID")
streams$maxAirTemp=maxVals(streams, "Air.Temp..c.", "uniqLocationID")
streams$maxWaterTemp=maxVals(streams, "Water.Temp..c.", "uniqLocationID")

#get percentages of all variables
streams$pctDepth=streams$Depth..cm./streams$maxDepth
streams$pctAirTemp=streams$Air.Temp..c./streams$maxAirTemp
streams$pctWaterTemp=streams$Water.Temp..c./streams$maxWaterTemp
